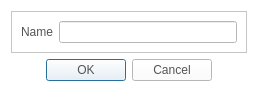
<?xml version="1.0" encoding="UTF-8"?>
<ui version="4.0">
 <class>InputNameDialog</class>
 <widget class="QDialog" name="InputNameDialog">
  <property name="geometry">
   <rect>
    <x>0</x>
    <y>0</y>
    <width>258</width>
    <height>86</height>
   </rect>
  </property>
  <property name="windowTitle">
   <string>Dialog</string>
  </property>
  <property name="styleSheet">
   <string notr="true">QLabel
{
	color: rgb(84, 84, 84);
	font: 14pt &quot;Segoe UI&quot;;
}
QPushButton
{
	color: rgb(84, 84, 84);
	font: 14pt &quot;Segoe UI&quot;;
}
QLineEdit
{
	color: rgb(84, 84, 84);
	font: 14pt &quot;Segoe UI&quot;;
}
QWidget
{
	background-color: rgb(255, 255, 255);
}</string>
  </property>
  <layout class="QGridLayout" name="gridLayout">
   <item row="0" column="0">
    <widget class="QFrame" name="frame">
     <property name="frameShape">
      <enum>QFrame::StyledPanel</enum>
     </property>
     <property name="frameShadow">
      <enum>QFrame::Raised</enum>
     </property>
     <layout class="QHBoxLayout" name="horizontalLayout">
      <item>
       <widget class="QLabel" name="label">
        <property name="text">
         <string>Name</string>
        </property>
       </widget>
      </item>
      <item>
       <widget class="QLineEdit" name="lineEdit"/>
      </item>
     </layout>
    </widget>
   </item>
   <item row="1" column="0">
    <widget class="QDialogButtonBox" name="buttonBox">
     <property name="orientation">
      <enum>Qt::Horizontal</enum>
     </property>
     <property name="standardButtons">
      <set>QDialogButtonBox::Cancel|QDialogButtonBox::Ok</set>
     </property>
     <property name="centerButtons">
      <bool>true</bool>
     </property>
    </widget>
   </item>
  </layout>
 </widget>
 <resources/>
 <connections>
  <connection>
   <sender>buttonBox</sender>
   <signal>accepted()</signal>
   <receiver>InputNameDialog</receiver>
   <slot>accept()</slot>
   <hints>
    <hint type="sourcelabel">
     <x>248</x>
     <y>254</y>
    </hint>
    <hint type="destinationlabel">
     <x>157</x>
     <y>274</y>
    </hint>
   </hints>
  </connection>
  <connection>
   <sender>buttonBox</sender>
   <signal>rejected()</signal>
   <receiver>InputNameDialog</receiver>
   <slot>reject()</slot>
   <hints>
    <hint type="sourcelabel">
     <x>316</x>
     <y>260</y>
    </hint>
    <hint type="destinationlabel">
     <x>286</x>
     <y>274</y>
    </hint>
   </hints>
  </connection>
 </connections>
</ui>
